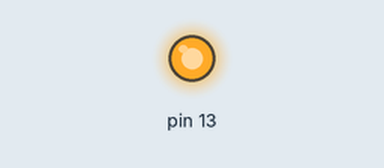
This sketch was run on a simulated Arduino Uno, built with avr-gcc and run on an emulated ATmega328P. Parts: output pins drawn as LEDs (lit = HIGH).

Above: at 0.5 s.
At 2.5 s:
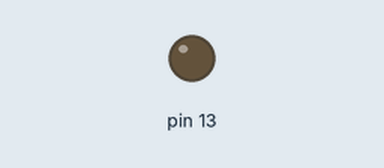
Timing chart, 0 to 5.2 s (numbered marks = the images above):
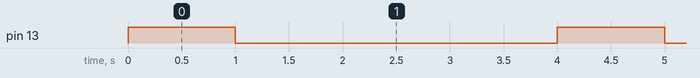

The sketch:

tab_test.ino
```cpp
// Test tab funtionality

#include "methods.cpp"

turnonled obj;
turnledoff obj2;

void setup() {
  pinMode(13,OUTPUT);

}

void loop() {
  obj.init();
  obj2.init();
}
```

methods.cpp
```cpp
#include <Arduino.h>


class turnonled
{
  public:
    void init()
    {
      digitalWrite(13, HIGH);
      delay(1000);
      digitalWrite(13, LOW);
      delay(1000);
    }
};


class turnledoff
{
  public:
  void init()
  {
    digitalWrite(13, LOW);
    delay(2000);
  }
};
```

Measured:
- by itself, pin 13: alternates HIGH for 1.0 s and LOW for 3.0 s
